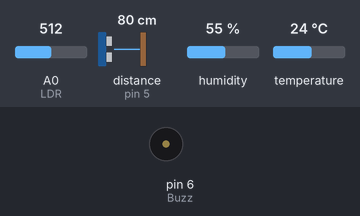
Bench run of a sketch on a simulated Arduino Uno, built with avr-gcc and run on an emulated ATmega328P. Parts: buzzer (waves = sounding, pin HIGH). Wiring (inferred from the names in the program): ultrasonic range finder: trigger pin 4; echo pin 5. The test bench sets the inputs (shaded band); at power-on: distance to the obstacle (sensor on pin 5) 80 cm, A0 (LDR) = 512, humidity 55 %, temperature 24 °C. The echo pulse lasts 58.3 µs per cm; pins used as bus, display or sensor lines are not drawn.

Above: at 1.2 s.
1.3 s: distance to the obstacle (sensor on pin 5) set to 40 cm
2.8 s: distance to the obstacle (sensor on pin 5) set to 32 cm
At 3.17 s:
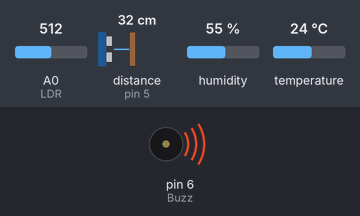
6.3 s: distance to the obstacle (sensor on pin 5) set to 60 cm
At 7.0 s:
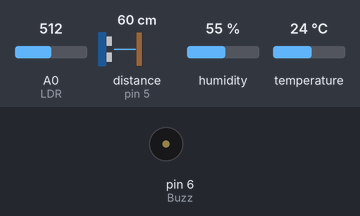
7.8 s: distance to the obstacle (sensor on pin 5) set to 2 cm
At 8.13 s:
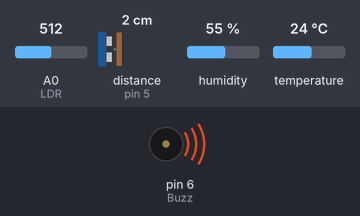
Timing chart, 0 to 12.3 s (numbered marks = the images above; inputs shaded):
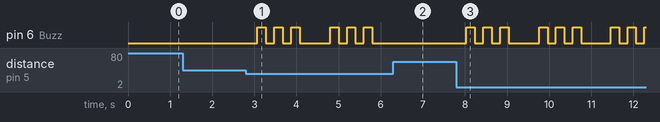

The sketch:

Nano-33-LDR-Ultra-DHT11.ino
```cpp
#include<Wire.h>
#include "DHT.h"
#define DHTPIN 2
#define DHTTYPE DHT11
DHT dht(DHTPIN, DHTTYPE);


#define trigPin 4
#define echoPin 5
#define LDR A0
#define Buzz 6

void Beep(){
  digitalWrite(Buzz, HIGH);
  delay(200);
  digitalWrite(Buzz, LOW);
  delay(200);
  digitalWrite(Buzz, HIGH);
  delay(200);
  digitalWrite(Buzz, LOW);
  delay(200);
  digitalWrite(Buzz, HIGH);
  delay(200);
  digitalWrite(Buzz, LOW);
  delay(200);


  }


void setup() {
  pinMode(Buzz, OUTPUT);
  pinMode(trigPin, OUTPUT);
  pinMode(echoPin, INPUT);
  pinMode(LDR,INPUT);
  dht.begin();
  Wire.begin(0x08);
  Wire.onReceive(receiveEvent);
  Wire.onRequest(requestEvent);
//  Serial.begin(9600);

}
int distance, duration;
int t,x;
int ldr;
void loop() {
  digitalWrite(trigPin, LOW);
  delayMicroseconds(2);
  digitalWrite(trigPin, HIGH);
  delayMicroseconds(10);
  digitalWrite(trigPin, LOW);
  duration = pulseIn(echoPin, HIGH);
  distance = (duration * 0.034) / 2;
  if (distance>255){distance=254;}

  t = (int)dht.readTemperature();

  if(t>35){Beep();}
  if(distance<35){Beep();}


  ldr=analogRead(LDR);
  ldr=map(ldr,0,1023,0,100);

//  Serial.print(" Temp = ");
//  Serial.print(t);
//  Serial.print(" Dist = ");
//  Serial.print(distance);
//  Serial.print(" LDR = ");
//  Serial.print(ldr);
//  Serial.println();
  delay(500);

}

void receiveEvent(){
  x = Wire.read();
  }

void requestEvent() {
  if(x==0)
    {Wire.write(distance);}
   else if(x==1)
   {Wire.write(t);}
   else if(x==2)
   {Wire.write(ldr);}
   else
   {Wire.write(255);}
 }
```

Measured:
- the behaviour switches between 36 and 35 cm on distance to the obstacle (sensor on pin 5) (found by bisection; images 0 and 1)
- after the input at 1.3 s, every drawn part: stays the same
- after the input at 2.8 s, pin 6 (Buzz): LOW → HIGH after 0.27 s, → LOW 0.20 s later, → HIGH 0.20 s later, → LOW 0.20 s later, … (12 changes in this stretch)
- after the input at 6.3 s, pin 6 (Buzz): stops changing and stays LOW
- after the input at 7.8 s, pin 6 (Buzz): LOW → HIGH after 0.24 s, then repeats every 1.7 s: 2 × (LOW 0.20 s, HIGH 0.20 s), LOW 0.72 s, HIGH 0.20 s
